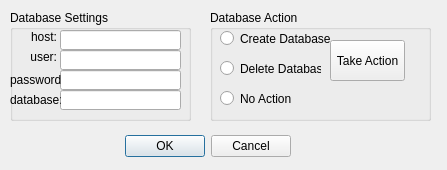
<?xml version="1.0" encoding="UTF-8"?>
<ui version="4.0">
 <class>SQLDialog</class>
 <widget class="QDialog" name="SQLDialog">
  <property name="windowModality">
   <enum>Qt::WindowModal</enum>
  </property>
  <property name="geometry">
   <rect>
    <x>0</x>
    <y>0</y>
    <width>447</width>
    <height>170</height>
   </rect>
  </property>
  <property name="windowTitle">
   <string>Dialog</string>
  </property>
  <widget class="QDialogButtonBox" name="buttonBox">
   <property name="geometry">
    <rect>
     <x>120</x>
     <y>130</y>
     <width>171</width>
     <height>32</height>
    </rect>
   </property>
   <property name="orientation">
    <enum>Qt::Horizontal</enum>
   </property>
   <property name="standardButtons">
    <set>QDialogButtonBox::Cancel|QDialogButtonBox::Ok</set>
   </property>
  </widget>
  <widget class="QGroupBox" name="groupBox">
   <property name="geometry">
    <rect>
     <x>10</x>
     <y>10</y>
     <width>181</width>
     <height>111</height>
    </rect>
   </property>
   <property name="title">
    <string>Database Settings</string>
   </property>
   <widget class="QLineEdit" name="sqlDialog_host">
    <property name="geometry">
     <rect>
      <x>50</x>
      <y>20</y>
      <width>121</width>
      <height>20</height>
     </rect>
    </property>
   </widget>
   <widget class="QLineEdit" name="sqlDialog_user">
    <property name="geometry">
     <rect>
      <x>50</x>
      <y>40</y>
      <width>121</width>
      <height>20</height>
     </rect>
    </property>
   </widget>
   <widget class="QLineEdit" name="sqlDialog_password">
    <property name="geometry">
     <rect>
      <x>50</x>
      <y>60</y>
      <width>121</width>
      <height>20</height>
     </rect>
    </property>
   </widget>
   <widget class="QLineEdit" name="sqlDialog_DB">
    <property name="geometry">
     <rect>
      <x>50</x>
      <y>80</y>
      <width>121</width>
      <height>20</height>
     </rect>
    </property>
   </widget>
   <widget class="QLabel" name="label">
    <property name="geometry">
     <rect>
      <x>0</x>
      <y>20</y>
      <width>47</width>
      <height>13</height>
     </rect>
    </property>
    <property name="text">
     <string>host:</string>
    </property>
    <property name="alignment">
     <set>Qt::AlignRight|Qt::AlignTrailing|Qt::AlignVCenter</set>
    </property>
   </widget>
   <widget class="QLabel" name="label_2">
    <property name="geometry">
     <rect>
      <x>0</x>
      <y>40</y>
      <width>47</width>
      <height>13</height>
     </rect>
    </property>
    <property name="text">
     <string>user:</string>
    </property>
    <property name="alignment">
     <set>Qt::AlignRight|Qt::AlignTrailing|Qt::AlignVCenter</set>
    </property>
   </widget>
   <widget class="QLabel" name="label_3">
    <property name="geometry">
     <rect>
      <x>0</x>
      <y>60</y>
      <width>51</width>
      <height>20</height>
     </rect>
    </property>
    <property name="text">
     <string>password:</string>
    </property>
   </widget>
   <widget class="QLabel" name="label_4">
    <property name="geometry">
     <rect>
      <x>0</x>
      <y>80</y>
      <width>51</width>
      <height>20</height>
     </rect>
    </property>
    <property name="text">
     <string>database:</string>
    </property>
   </widget>
  </widget>
  <widget class="QGroupBox" name="groupBox_2">
   <property name="geometry">
    <rect>
     <x>210</x>
     <y>10</y>
     <width>221</width>
     <height>111</height>
    </rect>
   </property>
   <property name="title">
    <string>Database Action</string>
   </property>
   <widget class="QRadioButton" name="create_SQLdb_pb">
    <property name="geometry">
     <rect>
      <x>10</x>
      <y>20</y>
      <width>111</width>
      <height>17</height>
     </rect>
    </property>
    <property name="text">
     <string>Create Database</string>
    </property>
   </widget>
   <widget class="QRadioButton" name="delete_SQLdb_pb">
    <property name="geometry">
     <rect>
      <x>10</x>
      <y>50</y>
      <width>101</width>
      <height>17</height>
     </rect>
    </property>
    <property name="text">
     <string>Delete Database</string>
    </property>
   </widget>
   <widget class="QRadioButton" name="no_action_SQLdb_pb">
    <property name="geometry">
     <rect>
      <x>10</x>
      <y>80</y>
      <width>82</width>
      <height>17</height>
     </rect>
    </property>
    <property name="text">
     <string>No Action</string>
    </property>
   </widget>
   <widget class="QPushButton" name="sql_action_pb">
    <property name="geometry">
     <rect>
      <x>120</x>
      <y>30</y>
      <width>75</width>
      <height>41</height>
     </rect>
    </property>
    <property name="text">
     <string>Take Action</string>
    </property>
   </widget>
  </widget>
 </widget>
 <resources/>
 <connections>
  <connection>
   <sender>buttonBox</sender>
   <signal>accepted()</signal>
   <receiver>SQLDialog</receiver>
   <slot>accept()</slot>
   <hints>
    <hint type="sourcelabel">
     <x>248</x>
     <y>254</y>
    </hint>
    <hint type="destinationlabel">
     <x>157</x>
     <y>274</y>
    </hint>
   </hints>
  </connection>
  <connection>
   <sender>buttonBox</sender>
   <signal>rejected()</signal>
   <receiver>SQLDialog</receiver>
   <slot>reject()</slot>
   <hints>
    <hint type="sourcelabel">
     <x>316</x>
     <y>260</y>
    </hint>
    <hint type="destinationlabel">
     <x>286</x>
     <y>274</y>
    </hint>
   </hints>
  </connection>
 </connections>
</ui>
